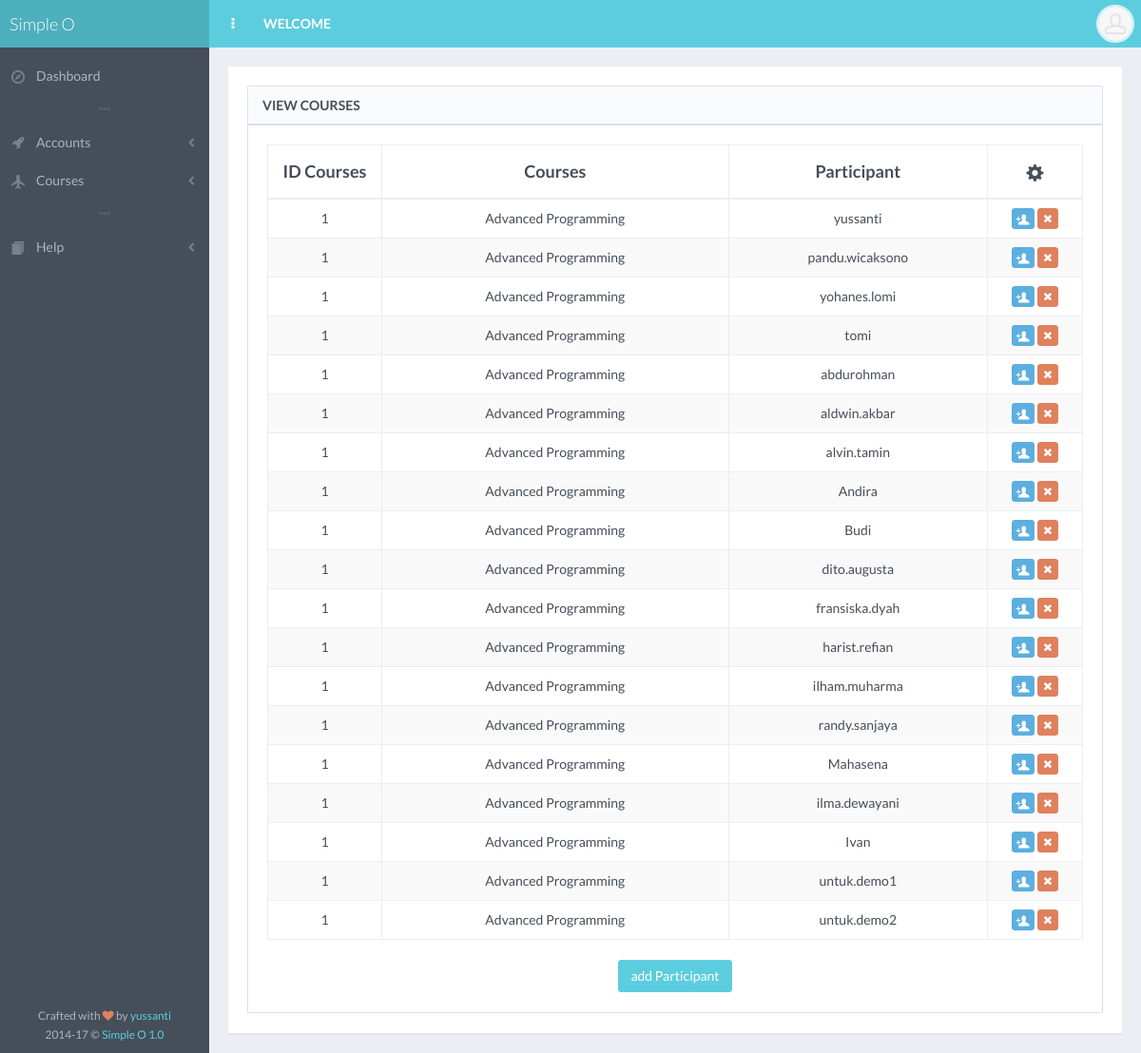
/seeParticipant.php?idmk=1 (signed in), run on the app's committed database.
### tables this page shows
CREATE TABLE `tb_peserta` (
  `idmk` int(11) NOT NULL,
  `username` varchar(40) NOT NULL
);

CREATE TABLE `tb_courses` (
  `idmk` int(11) NOT NULL,
  `courses` varchar(40) NOT NULL,
  `username` varchar(30) NOT NULL
);

### seeParticipant.php (the view, shortened to what this page needs)
<?php include 'inc/template_start.php'; ?>
<?php include 'inc/page_head.php'; ?>
<div id="page-content">
    <div class="block">
    <div class="block full">
        <div class="block-title">
            <h2>View Courses</h2>
        </div>
        <div class="table-responsive">
            <table id="example-datatable" class="table table-striped table-bordered table-vcenter">
                <thead>
                    <tr>
                        <th style="width: 120px;" class="text-center">ID Courses</th>
                        <th class="text-center">Courses</th>
                        <th class="text-center">Participant</th>
                        <th class="text-center" style="width: 100px;"><i class="gi gi-cogwheel"></i></th>
                    </tr>
                </thead>
                <tbody>
                   <tr>
                        <?php
                        $idmk=$_GET['idmk'];
                        $query1 = mysql_query("SELECT tb_peserta.idmk, tb_courses.courses, tb_peserta.username FROM tb_peserta INNER JOIN tb_courses ON tb_peserta.idmk=tb_courses.idmk WHERE tb_peserta.idmk='$idmk'");
                    while($baris1=mysql_fetch_array($query1)) {
                    ?>
                    <tr>
                        <td><center><?php echo $baris1['idmk'] ;?></center></td>
                        <td><center><?php echo $baris1['courses'] ;?></center></td>
                        <td><center><?php echo $baris1['username'] ;?></center></td>
                        <td class="text-center">
                            <a href="addParticipant.php?idmk=<?php echo $idmk; ?>" data-toggle="tooltip" title="add another participant" class="btn btn-effect-ripple btn-xs btn-info"><i class="gi gi-user_add"></i></a>
                            <a href="deleteParticipant.php?usr=<?php echo $baris1['username']; ?>&idmk=<?php echo $idmk;?>" data-toggle="tooltip" title="Delete participant" class="btn btn-effect-ripple btn-xs btn-danger"><i class="fa fa-times"></i></a>
                        </td>
                    </tr>
                    <?php } ?>
                </tbody>
            </table>
             <center><a href="addParticipant.php?idmk=<?php echo $idmk; ?>"><button type="submit" class="btn btn-effect-ripple btn-primary" name="submit" id="submit">add Participant</button></a></center>
        </div>
    </div>
    </div>
</div>
<?php include 'inc/page_footer.php'; ?>
<?php include 'inc/template_end.php'; ?>

### css/main.css (style rules this page uses)
body { font-family: "Lato", "Helvetica Neue", Helvetica, Arial, sans-serif; color: #454e59; background-color: #454e59; }
#page-content { padding: 10px 5px 1px; background-color: #ebeef2; }
#page-container.header-fixed-top #page-content { padding-top: 60px; }
.block { margin: 0 0 10px; padding: 20px 15px 1px; background-color: #ffffff; border-top-left-radius: 2px; border-top-right-radius: 2px; -webkit-box-shadow: 0 2px 0 rgba(218, 224, 232, .5); box-shadow: 0 2px 0 rgba(218, 224, 232, .5); }
.block .block { border: 1px solid #dae0e8; -webkit-box-shadow: none; box-shadow: none; }
.block.full { padding: 20px 15px; }
.block-title { margin: -20px -15px 20px; border-bottom: 2px solid #dae0e8; border-top-left-radius: 2px; border-top-right-radius: 2px; background: rgba(218, 224, 232, .15); }
.block-title h1, .block-title h2, .block-title h3, .block-title h4, .block-title h5, .block-title h6 { display: inline-block; font-size: 14px; line-height: 1.4; margin: 0; padding: 10px 15px 9px; font-weight: 600; text-transform: uppercase; }
h1, h2, h3, h4, h5, h6, .h1, .h2, .h3, .h4, .h5, .h6 { font-family: "Lato", "Helvetica Neue", Helvetica, Arial, sans-serif; font-weight: 300; }
h1, h2, h3 { margin-bottom: 15px; }
.text-primary, .text-primary:hover, a, a:hover, a:focus, a.text-primary, a.text-primary:hover, a.text-primary:focus { color: #5ccdde; }
.table.table-vcenter th, .table.table-vcenter td { vertical-align: middle; }
.table thead > tr > th { font-size: 18px; font-weight: 600; }
.table thead > tr > th, .table thead > tr > td, .table tfoot > tr > th, .table tfoot > tr > td { padding-top: 15px; padding-bottom: 15px; }
.table tbody > tr > th, .table tbody > tr > td { padding-top: 8px; padding-bottom: 8px; }
.table thead > tr > th, .table tbody > tr > th, .table tfoot > tr > th, .table thead > tr > td, .table tbody > tr > td, .table tfoot > tr > td, .table tbody + tbody, .table-bordered, .table-bordered > thead > tr > th, .table-bordered > tbody > tr > th, .table-bordered > tfoot > tr > th, .table-bordered > thead > tr > td, .table-bordered > tbody > tr > td, .table-bordered > tfoot > tr > td { border-color: #ebeef2; }
.btn { margin: 1px 0; background-color: #ffffff; border-radius: 3px; }
.btn .gi, .btn .hi, .btn .si, .btn .fi { line-height: 1; }
.btn-primary { background-color: #5ccdde; border-color: #5ccdde; }
.btn-danger { background-color: #de815c; border-color: #de815c; }
.btn-info { background-color: #5cafde; border-color: #5cafde; }
p, .table, .alert, .carousel { margin-bottom: 20px; }
@media screen and (min-width: 768px) { #page-content { padding: 20px 20px 1px; } }
@media screen and (min-width: 768px) { #page-container.header-fixed-top #page-content { padding-top: 70px; } }
@media screen and (min-width: 768px) { .content-header, .content-header-media .header-section, .block, .block.full, .modal-body { padding-left: 20px; padding-right: 20px; } }
@media screen and (min-width: 768px) { .block, .widget { margin-bottom: 20px; } }
@media screen and (min-width: 768px) { .block-title { margin-left: -20px; margin-right: -20px; } }

### data on the page
tb_peserta: idmk "1", tb_courses.courses "Advanced Programming", username "yussanti"
tb_peserta: idmk "1", tb_courses.courses "Advanced Programming", username "pandu.wicaksono"
tb_peserta: idmk "1", tb_courses.courses "Advanced Programming", username "yohanes.lomi"
tb_peserta: idmk "1", tb_courses.courses "Advanced Programming", username "tomi"
tb_peserta: idmk "1", tb_courses.courses "Advanced Programming", username "abdurohman"
tb_peserta: idmk "1", tb_courses.courses "Advanced Programming", username "aldwin.akbar"
tb_peserta: idmk "1", tb_courses.courses "Advanced Programming", username "alvin.tamin"
tb_peserta: idmk "1", tb_courses.courses "Advanced Programming", username "Andira"
tb_peserta: idmk "1", tb_courses.courses "Advanced Programming", username "Budi"
tb_peserta: idmk "1", tb_courses.courses "Advanced Programming", username "dito.augusta"
tb_peserta: idmk "1", tb_courses.courses "Advanced Programming", username "fransiska.dyah"
tb_peserta: idmk "1", tb_courses.courses "Advanced Programming", username "harist.refian"
tb_peserta: idmk "1", tb_courses.courses "Advanced Programming", username "ilham.muharma"
tb_peserta: idmk "1", tb_courses.courses "Advanced Programming", username "randy.sanjaya"
tb_peserta: idmk "1", tb_courses.courses "Advanced Programming", username "Mahasena"
tb_peserta: idmk "1", tb_courses.courses "Advanced Programming", username "ilma.dewayani"
tb_peserta: idmk "1", tb_courses.courses "Advanced Programming", username "Ivan"
tb_peserta: idmk "1", tb_courses.courses "Advanced Programming", username "untuk.demo1"
tb_peserta: idmk "1", tb_courses.courses "Advanced Programming", username "untuk.demo2"

### other printed values
$link['name'] "Dashboard"
$link['name'] "Accounts"
$link['name'] "Courses"
$link['name'] "Help"
$template['name'] "Simple O"
$template['version'] "1.0"
$template['header_link'] "WELCOME"
